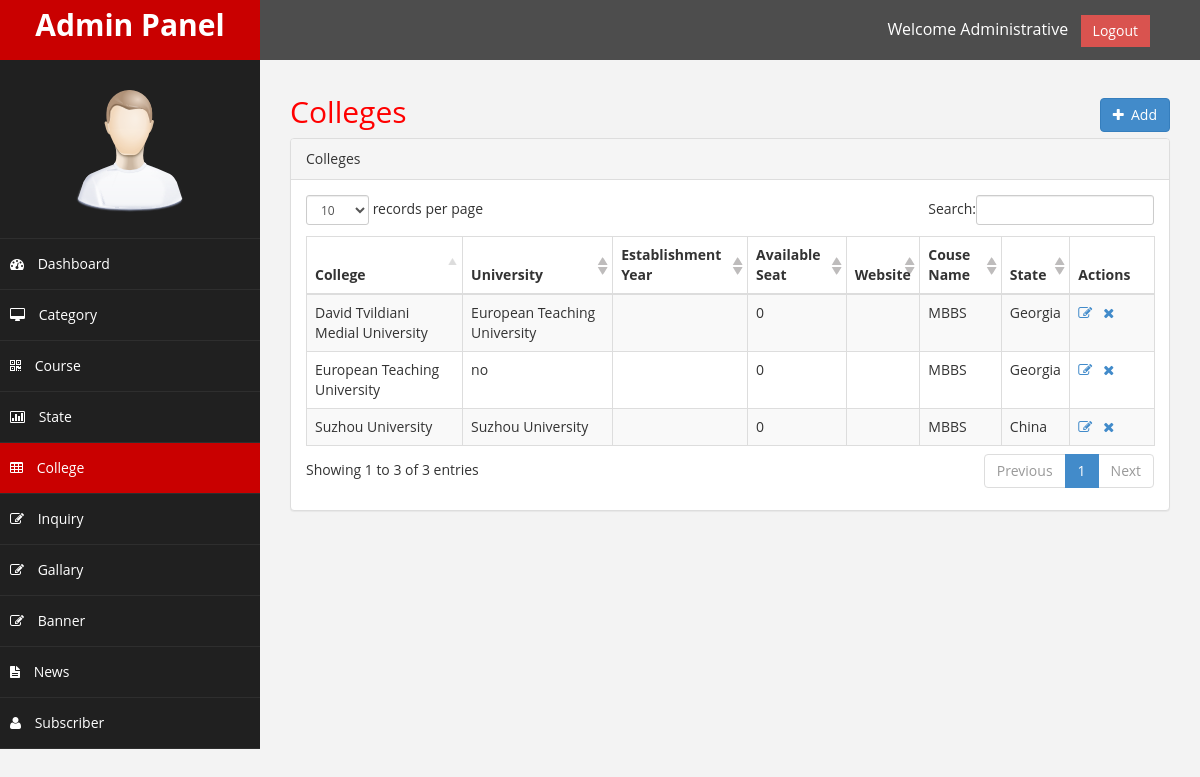
The app's page /wellness_admin/college.php (signed in) with its own data.
### tables this page shows
CREATE TABLE IF NOT EXISTS `college` (
  `id` int(11) NOT NULL AUTO_INCREMENT,
  `name` varchar(500) NOT NULL,
  `university` varchar(500) DEFAULT NULL,
  `establishment_year` varchar(10) DEFAULT NULL,
  `available_seat` int(11) DEFAULT NULL,
  `website` varchar(500) DEFAULT NULL,
  `description` text,
  `course_state_id` int(11) NOT NULL,
  PRIMARY KEY (`id`),
  KEY `course_state_id` (`course_state_id`)
);

CREATE TABLE IF NOT EXISTS `course` (
  `id` int(11) NOT NULL AUTO_INCREMENT,
  `name` varchar(255) NOT NULL,
  PRIMARY KEY (`id`)
);

CREATE TABLE IF NOT EXISTS `state` (
  `id` int(11) NOT NULL AUTO_INCREMENT,
  `name` varchar(255) NOT NULL,
  `is_active` enum('0','1') NOT NULL DEFAULT '1',
  PRIMARY KEY (`id`)
);

### api/wellness.php (called while the page is built, shortened)
<?php
class wellness
{
	var $con;
	function __construct()
	{
		$this->con = new mysqli('localhost','root','harami','wellness_consultancy');
	}
	function query($sql)
	{
		$ref = $this->con->query($sql) or die('Error:'.$this->con->error."<br>".$sql);
		$data = mysqli_fetch_all($ref,MYSQLI_ASSOC);
		return $data;
	}
}

### wellness_admin/college.php (the view, shortened to what this page needs)
<?php
	require_once '../api/wellness.php';
	$obj = new wellness();
	$colleges = $obj->query("select c.*,co.name as course_name, s.name as state_name from college c left join course_state cs on c.course_state_id = cs.id left join course co on cs.course_id = co.id left join state s on cs.state_id = s.id");
?>
<!DOCTYPE html>
<html xmlns="http://www.w3.org/1999/xhtml">
<head>
    <link href="assets/css/bootstrap.css" rel="stylesheet" />
    <link href="assets/css/font-awesome.css" rel="stylesheet" />
    <link href="assets/css/custom.css" rel="stylesheet" />
	<link href="assets/js/dataTables/dataTables.bootstrap.css" rel="stylesheet" />
	<link href="assets/css/bootstrap-select.css" rel="stylesheet"/>
	<link href="assets/css/sweetalert.css" rel="stylesheet" />
</head>
<body>
    <div id="wrapper">
		<?php require_once "./header.php"; ?>
		<?php require_once "./right_menu.php"; ?>
        <div id="page-wrapper">
			<div class="row">
				<div class="col-md-12">
					<h2>
						Colleges
						<div class="pull-right">
							<a href="college_add.php" class="btn btn-icon btn-primary">
								<i class="fa fa-plus"></i>
								&nbsp;Add
							</a>
						</div>
					</h2>
				</div>
			</div>
			<div class="row">
				<div class="col-md-12">
                    <div class="panel panel-default">
                        <div class="panel-heading">
                             Colleges
                        </div>
                        <div class="panel-body">
                            <div class="table-responsive">
								<?php
									if(count($colleges) <= 0)
									{
										?>
										<div class="alert alert-info text-center">
											No course available.
										</div>
										<?php
									}
									else
									{
										?>
										<table class="table table-striped table-bordered table-hover" id="dataTables-example">
											<thead>
												<tr>
													<th>College</th>
													<th>University</th>
													<th>Establishment Year</th>
													<th>Available Seat</th>
													<th>Website</th>
													<th>Couse Name</th>
													<th>State</th>
													<th style="width:10%;">Actions</th>
												</tr>
											</thead>
											<tbody>
												<?php
													foreach($colleges as $key=>$record)
													{
														?>
														<tr class="record">
															<td class="college_name"><?php echo $record['name'] ?></td>
															<td><?php echo $record['university']; ?></td>
															<td><?php echo $record['establishment_year']; ?></td>
															<td><?php echo $record['available_seat']; ?></td>
															<td><?php echo $record['website']; ?></td>
															<td><?php echo $record['course_name']; ?></td>
															<td><?php echo $record['state_name']; ?></td>
															<td class="center">
																<a href="college_edit.php?id=<?php echo $record['id'] ?>" class="edit_course" data-id="<?php echo $record['id'] ?>">
																	<i class="fa fa-edit"></i>
																</a> &nbsp;
																<a href="javascript:void(0);" class="delete_course" data-id="<?php echo $record['id'] ?>">
																	<i class="fa fa-times"></i>
																</a>
															</td>
														</tr>
														<?php
													}
												?>
											</tbody>
										</table>
										<?php
									}
								?>
                            </div>
                        </div>
                    </div>
                </div>
			</div>
		</div>
	</div>
</body>
</html>

### wellness_admin/assets/css/custom.css (style rules this page uses)
body { font-family: 'Open Sans', sans-serif; background-color:#F3F3F3; }
#wrapper { width: 100%; background:#202020; }
#page-wrapper { padding: 15px 15px; min-height: 600px; background:#F3F3F3; }
h2 { color: #f00; }
@media (min-width:768px) { #page-wrapper { margin: 0 0 0 260px; padding: 15px 30px; // min-height: 1200px; } }

### records on screen
college: name "European Teaching University", university "no", available_seat "0", course.name "MBBS", state.name "Georgia"
college: name "David Tvildiani Medial University", university "European Teaching University", available_seat "0", course.name "MBBS", state.name "Georgia"
college: name "Suzhou University", university "Suzhou University", available_seat "0", course.name "MBBS", state.name "China"

### other values on screen
$_SESSION['admin']['admin_name'] "Administrative"
